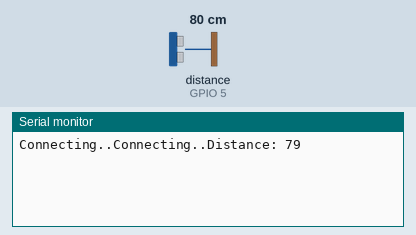
Recording of a sketch running on a simulated ESP8266 (NodeMCU). Shown: the last lines printed to the serial monitor. Wiring (inferred from the names in the program): ultrasonic range finder: trigger GPIO 4; echo GPIO 5. The test bench sets the inputs (shaded band); at power-on: distance to the obstacle (sensor on GPIO 5) 80 cm. The echo pulse lasts 58.3 µs per cm; WiFi joins after 1.5 s; servers stay silent unless stated; uploads are accepted with an empty reply.

Above: at 3.2 s.
3.3 s: distance to the obstacle (sensor on GPIO 5) set to 2 cm
At 13.1 s:
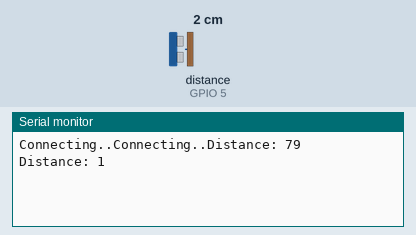
13.7 s: distance to the obstacle (sensor on GPIO 5) set to 4 cm
At 23.3 s:
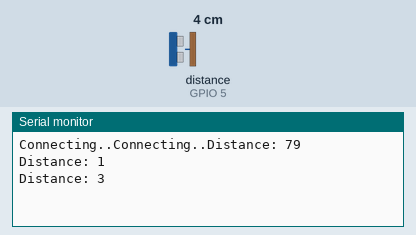

Measured:
- after the input at 3.3 s, the serial monitor: prints a new line after 8.9 s (image 1)
- after the input at 13.7 s, the serial monitor: prints a new line after 8.7 s (image 2)

The sketch:

smart_dustbin_own_server.ino
```cpp
#include <ESP8266WiFi.h>
#include <ESP8266HTTPClient.h>

const int trigPin = 4;  //D4
const int echoPin = 5;  //D3

long duration;
int distance,percentage;

 int  total_len;
const char* ssid = "monu";
const char* password = "";

void setup () {
 pinMode(trigPin, OUTPUT); // Sets the trigPin as an Output
pinMode(echoPin, INPUT); // Sets the echoPin as an Input
total_len=19;
  Serial.begin(115200);
  WiFi.begin(ssid, password);

  while (WiFi.status() != WL_CONNECTED) {

    delay(1000);
    Serial.print("Connecting..");

  }

}

void loop() {


digitalWrite(trigPin, LOW);
delayMicroseconds(2);
digitalWrite(trigPin, HIGH);
delayMicroseconds(10);
digitalWrite(trigPin, LOW);
duration = pulseIn(echoPin, HIGH);
distance= duration*0.034/2;
Serial.print("Distance: ");
Serial.println(distance);

  percentage=(distance*100)/total_len;


  if (WiFi.status() == WL_CONNECTED) { //Check WiFi connection status

    HTTPClient http;  //Declare an object of class HTTPClient


    http.begin("http://reverenced-depositi.000webhostapp.com/insert.php?temp=3&hum="+String(percentage));  //Specify request destination
    int httpCode = http.GET();                                                                  //Send the request

    if (httpCode > 0) { //Check the returning code

      String payload = http.getString();   //Get the request response payload
      Serial.println(payload);                     //Print the response payload

    }

    http.end();   //Close connection

  }


  delay(10000);    //Send a request every 30 seconds

}
```
